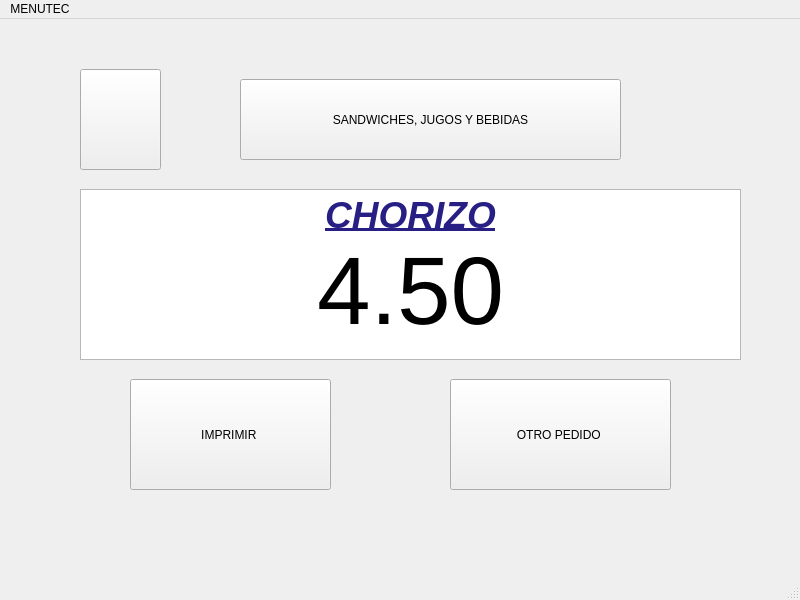
<?xml version="1.0" encoding="UTF-8"?>
<ui version="4.0">
 <class>panes5Window</class>
 <widget class="QMainWindow" name="panes5Window">
  <property name="geometry">
   <rect>
    <x>0</x>
    <y>0</y>
    <width>800</width>
    <height>600</height>
   </rect>
  </property>
  <property name="windowTitle">
   <string>MainWindow</string>
  </property>
  <widget class="QWidget" name="centralwidget">
   <widget class="QPushButton" name="btnPanes5">
    <property name="geometry">
     <rect>
      <x>240</x>
      <y>60</y>
      <width>381</width>
      <height>81</height>
     </rect>
    </property>
    <property name="text">
     <string>SANDWICHES, JUGOS Y BEBIDAS</string>
    </property>
    <property name="icon">
     <iconset>
      <normaloff>UTEC.png</normaloff>UTEC.png</iconset>
    </property>
   </widget>
   <widget class="QTextEdit" name="textEdit_2">
    <property name="geometry">
     <rect>
      <x>80</x>
      <y>170</y>
      <width>661</width>
      <height>171</height>
     </rect>
    </property>
    <property name="html">
     <string>&lt;!DOCTYPE HTML PUBLIC &quot;-//W3C//DTD HTML 4.0//EN&quot; &quot;http://www.w3.org/TR/REC-html40/strict.dtd&quot;&gt;
&lt;html&gt;&lt;head&gt;&lt;meta name=&quot;qrichtext&quot; content=&quot;1&quot; /&gt;&lt;style type=&quot;text/css&quot;&gt;
p, li { white-space: pre-wrap; }
&lt;/style&gt;&lt;/head&gt;&lt;body style=&quot; font-family:'Ubuntu'; font-size:11pt; font-weight:400; font-style:normal;&quot;&gt;
&lt;p align=&quot;center&quot; style=&quot; margin-top:0px; margin-bottom:0px; margin-left:0px; margin-right:0px; -qt-block-indent:0; text-indent:0px;&quot;&gt;&lt;span style=&quot; font-size:28pt; font-weight:600; font-style:italic; text-decoration: underline; color:#281f84;&quot;&gt;CHORIZO&lt;/span&gt;&lt;/p&gt;
&lt;p align=&quot;center&quot; style=&quot; margin-top:0px; margin-bottom:0px; margin-left:0px; margin-right:0px; -qt-block-indent:0; text-indent:0px;&quot;&gt;&lt;span style=&quot; font-size:72pt;&quot;&gt;4.50&lt;/span&gt;&lt;/p&gt;&lt;/body&gt;&lt;/html&gt;</string>
    </property>
   </widget>
   <widget class="QPushButton" name="btnImprimir55">
    <property name="geometry">
     <rect>
      <x>130</x>
      <y>360</y>
      <width>201</width>
      <height>111</height>
     </rect>
    </property>
    <property name="text">
     <string>IMPRIMIR </string>
    </property>
   </widget>
   <widget class="QPushButton" name="btnPedido55">
    <property name="geometry">
     <rect>
      <x>450</x>
      <y>360</y>
      <width>221</width>
      <height>111</height>
     </rect>
    </property>
    <property name="text">
     <string>OTRO PEDIDO </string>
    </property>
   </widget>
   <widget class="QPushButton" name="btnIzquierda55">
    <property name="geometry">
     <rect>
      <x>80</x>
      <y>50</y>
      <width>81</width>
      <height>101</height>
     </rect>
    </property>
    <property name="text">
     <string/>
    </property>
    <property name="icon">
     <iconset>
      <normaloff>flecha-hacia-la-izquierda-antes-de-icono-4330-128.png</normaloff>flecha-hacia-la-izquierda-antes-de-icono-4330-128.png</iconset>
    </property>
    <property name="iconSize">
     <size>
      <width>100</width>
      <height>100</height>
     </size>
    </property>
   </widget>
  </widget>
  <widget class="QMenuBar" name="menubar">
   <property name="geometry">
    <rect>
     <x>0</x>
     <y>0</y>
     <width>800</width>
     <height>25</height>
    </rect>
   </property>
   <widget class="QMenu" name="menuMENUTEC">
    <property name="title">
     <string>MENUTEC</string>
    </property>
   </widget>
   <addaction name="menuMENUTEC"/>
  </widget>
  <widget class="QStatusBar" name="statusbar"/>
 </widget>
 <resources/>
 <connections/>
</ui>
